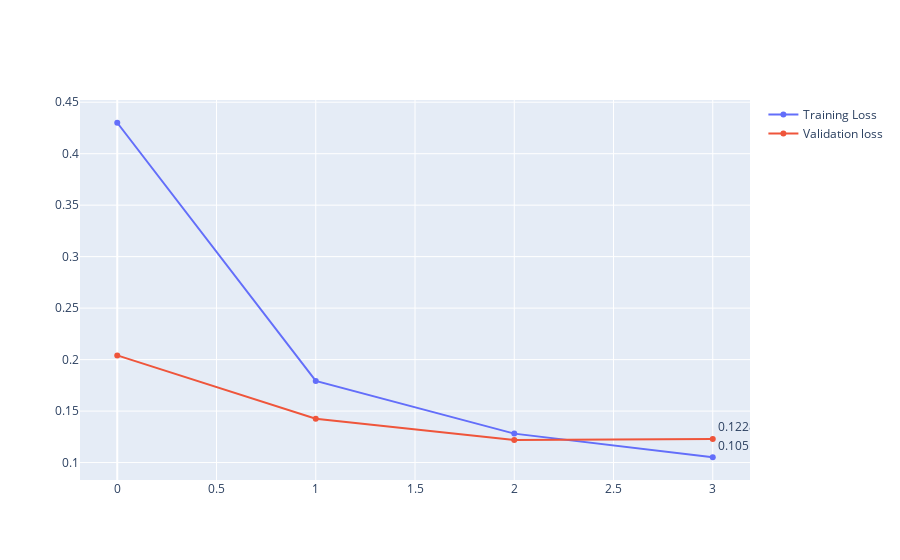

This figure's notebook cell:
### Code cell
trainingLoop(model, train_loader, 216, loss_fn, optimizer, validation_loader = validation_loader, resume=False, device=device)

### Figure 1 — Plotly figure (JSON) as saved in the notebook; plotly's stock layout.template omitted (floating-point values rounded to 4 significant figures)
{"data": [{"mode": "lines+markers+text", "name": "Training Loss", "text": ["", "", "", "0.10515"], "textposition": "top right", "type": "scatter", "x": [0, 1, 2, 3], "y": [0.4301, 0.1793, 0.1281, 0.1052]}, {"mode": "lines+markers+text", "name": "Validation loss", "text": ["", "", "", "0.12285"], "textposition": "top right", "type": "scatter", "x": [0, 1, 2, 3], "y": [0.2041, 0.1426, 0.122, 0.1228]}], "layout": {"autosize": true, "xaxis": {"anchor": "y", "autorange": true, "domain": [0, 1], "range": [-0.183, 3.183], "type": "linear"}, "yaxis": {"anchor": "x", "autorange": true, "domain": [0, 1], "range": [0.07834, 0.4569], "type": "linear"}}}
